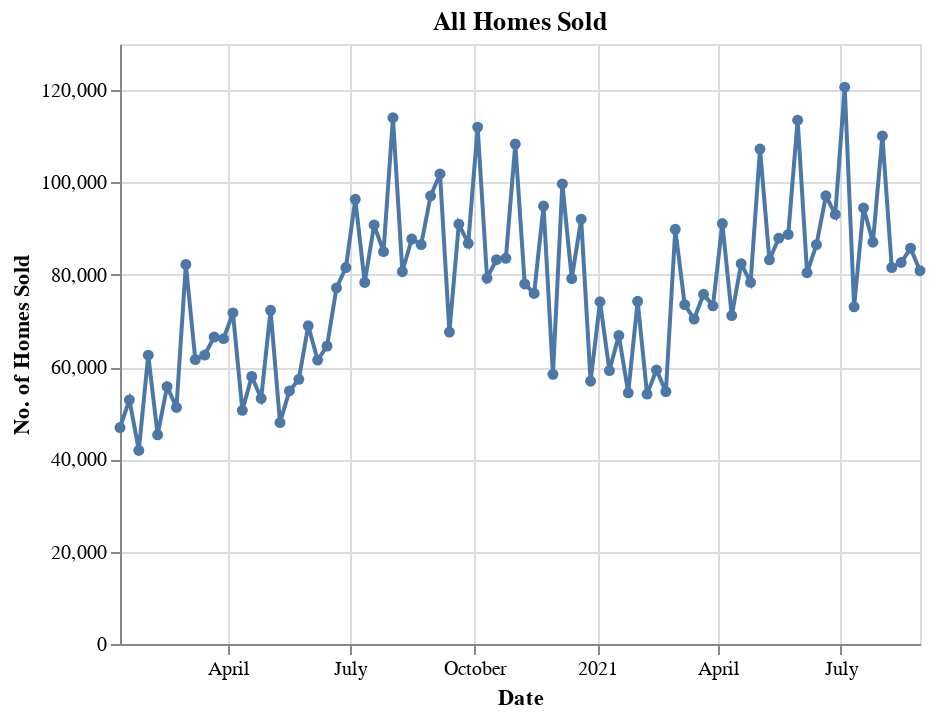

Here is the notebook cell this chart was saved with:
### Markdown cell above
#### Transaction Volumes  
  
The easiest indicator is to look at the number of homes sold since January 2020.

### Code cell
weekly_homes_sold = fidap.sql("""
SELECT period_end, SUM(CAST(total_homes_sold AS FLOAT64)) AS total_homes_sold
FROM fidap-301014.redfin.weekly_housing_market
WHERE duration = '1 weeks'
AND CAST(period_begin AS DATE) > "2019-12-31"
AND region_type = 'county'
GROUP BY period_end
ORDER BY period_end
""")

weekly_homes_sold.period_end = pd.to_datetime(weekly_homes_sold.period_end)

# plotting it
alt.Chart(weekly_homes_sold).mark_line(point = True).encode(
    x = alt.X('period_end', title = "Date"),
    y = alt.Y('total_homes_sold', title = "No. of Homes Sold")
).properties(title = "All Homes Sold")

### Figure 1 — Vega-Lite specification as saved in the notebook (floating-point values rounded to 4 significant figures)
{"config": {"view": {"continuousWidth": 400, "continuousHeight": 300}}, "data": {"name": "data-750ca28cfcf6b2c3beb54767716200f9"}, "mark": {"type": "line", "point": true}, "encoding": {"x": {"type": "temporal", "field": "period_end", "title": "Date"}, "y": {"type": "quantitative", "field": "total_homes_sold", "title": "No. of Homes Sold"}}, "title": "All Homes Sold", "$schema": "https://vega.github.io/schema/vega-lite/v4.8.1.json", "datasets": {"data-750ca28cfcf6b2c3beb54767716200f9": [{"period_end": "2020-01-12T00:00:00", "total_homes_sold": 46906}, {"period_end": "2020-06-21T00:00:00", "total_homes_sold": 77135}, {"period_end": "2020-08-30T00:00:00", "total_homes_sold": 97072}, {"period_end": "2020-08-23T00:00:00", "total_homes_sold": 86546}, {"period_end": "2020-03-29T00:00:00", "total_homes_sold": 66161}, {"period_end": "2020-05-24T00:00:00", "total_homes_sold": 57358}, {"period_end": "2020-07-19T00:00:00", "total_homes_sold": 90786}, {"period_end": "2021-02-14T00:00:00", "total_homes_sold": 59364}, {"period_end": "2020-11-01T00:00:00", "total_homes_sold": 108332}, {"period_end": "2021-05-30T00:00:00", "total_homes_sold": 113493}, {"period_end": "2021-06-20T00:00:00", "total_homes_sold": 97107}, {"period_end": "2021-06-06T00:00:00", "total_homes_sold": 80450}, {"period_end": "2021-02-28T00:00:00", "total_homes_sold": 89842}, {"period_end": "2020-03-01T00:00:00", "total_homes_sold": 82242}, {"period_end": "2021-08-08T00:00:00", "total_homes_sold": 81568}, {"period_end": "2020-10-25T00:00:00", "total_homes_sold": 83576}, {"period_end": "2020-06-28T00:00:00", "total_homes_sold": 81558}, {"period_end": "2020-05-31T00:00:00", "total_homes_sold": 68952}, {"period_end": "2020-11-08T00:00:00", "total_homes_sold": 78016}, {"period_end": "2020-09-06T00:00:00", "total_homes_sold": 101842}, {"period_end": "2021-04-25T00:00:00", "total_homes_sold": 78352}, {"period_end": "2021-05-16T00:00:00", "total_homes_sold": 87918}, {"period_end": "2021-08-29T00:00:00", "total_homes_sold": 80890}, {"period_end": "2021-04-11T00:00:00", "total_homes_sold": 71161}, {"period_end": "2020-09-27T00:00:00", "total_homes_sold": 86819}, {"period_end": "2021-03-14T00:00:00", "total_homes_sold": 70412}, {"period_end": "2020-05-10T00:00:00", "total_homes_sold": 47968}, {"period_end": "2020-10-04T00:00:00", "total_homes_sold": 111991}, {"period_end": "2021-01-03T00:00:00", "total_homes_sold": 74154}, {"period_end": "2020-11-15T00:00:00", "total_homes_sold": 75945}, {"period_end": "2020-02-23T00:00:00", "total_homes_sold": 51254}, {"period_end": "2020-08-09T00:00:00", "total_homes_sold": 80660}, {"period_end": "2021-03-21T00:00:00", "total_homes_sold": 75769}, {"period_end": "2020-12-20T00:00:00", "total_homes_sold": 92043}, {"period_end": "2021-01-17T00:00:00", "total_homes_sold": 66867}, {"period_end": "2021-07-18T00:00:00", "total_homes_sold": 94493}, {"period_end": "2020-11-22T00:00:00", "total_homes_sold": 94893}, {"period_end": "2021-02-21T00:00:00", "total_homes_sold": 54682}, {"period_end": "2021-05-23T00:00:00", "total_homes_sold": 88729}, {"period_end": "2020-05-03T00:00:00", "total_homes_sold": 72302}, {"period_end": "2020-04-19T00:00:00", "total_homes_sold": 57970}, {"period_end": "2020-12-27T00:00:00", "total_homes_sold": 56950}, {"period_end": "2021-08-01T00:00:00", "total_homes_sold": 110082}, {"period_end": "2020-09-20T00:00:00", "total_homes_sold": 90973}, {"period_end": "2020-04-12T00:00:00", "total_homes_sold": 50623}, {"period_end": "2020-02-16T00:00:00", "total_homes_sold": 55760}, {"period_end": "2021-01-24T00:00:00", "total_homes_sold": 54435}, {"period_end": "2021-03-28T00:00:00", "total_homes_sold": 73265}, {"period_end": "2020-11-29T00:00:00", "total_homes_sold": 58428}, {"period_end": "2021-02-07T00:00:00", "total_homes_sold": 54143}, {"period_end": "2021-07-11T00:00:00", "total_homes_sold": 73047}, {"period_end": "2021-04-04T00:00:00", "total_homes_sold": 91102}, {"period_end": "2021-05-02T00:00:00", "total_homes_sold": 107242}, {"period_end": "2020-03-08T00:00:00", "total_homes_sold": 61625}, {"period_end": "2020-01-26T00:00:00", "total_homes_sold": 41945}, {"period_end": "2020-09-13T00:00:00", "total_homes_sold": 67598}, {"period_end": "2021-08-22T00:00:00", "total_homes_sold": 85762}, {"period_end": "2021-05-09T00:00:00", "total_homes_sold": 83242}, {"period_end": "2020-01-19T00:00:00", "total_homes_sold": 52894}, {"period_end": "2020-02-02T00:00:00", "total_homes_sold": 62569}, {"period_end": "2020-07-12T00:00:00", "total_homes_sold": 78331}, {"period_end": "2020-12-06T00:00:00", "total_homes_sold": 99671}, {"period_end": "2020-04-05T00:00:00", "total_homes_sold": 71730}, {"period_end": "2020-08-16T00:00:00", "total_homes_sold": 87735}, {"period_end": "2020-10-11T00:00:00", "total_homes_sold": 79259}, {"period_end": "2021-07-04T00:00:00", "total_homes_sold": 120651}, {"period_end": "2020-08-02T00:00:00", "total_homes_sold": 114032}, {"period_end": "2021-04-18T00:00:00", "total_homes_sold": 82404}, {"period_end": "2020-07-26T00:00:00", "total_homes_sold": 85016}, {"period_end": "2020-05-17T00:00:00", "total_homes_sold": 54832}, {"period_end": "2020-03-22T00:00:00", "total_homes_sold": 66502}, {"period_end": "2020-04-26T00:00:00", "total_homes_sold": 53209}, {"period_end": "2020-10-18T00:00:00", "total_homes_sold": 83264}, {"period_end": "2020-03-15T00:00:00", "total_homes_sold": 62609}, {"period_end": "2021-07-25T00:00:00", "total_homes_sold": 87051}, {"period_end": "2021-08-15T00:00:00", "total_homes_sold": 82658}, {"period_end": "2020-07-05T00:00:00", "total_homes_sold": 96362}, {"period_end": "2020-12-13T00:00:00", "total_homes_sold": 79180}, {"period_end": "2021-01-10T00:00:00", "total_homes_sold": 59236}, {"period_end": "2020-06-14T00:00:00", "total_homes_sold": 64556}, {"period_end": "2021-06-27T00:00:00", "total_homes_sold": 93081}, {"period_end": "2020-02-09T00:00:00", "total_homes_sold": 45334}, {"period_end": "2021-01-31T00:00:00", "total_homes_sold": 74262}, {"period_end": "2021-03-07T00:00:00", "total_homes_sold": 73514}, {"period_end": "2021-06-13T00:00:00", "total_homes_sold": 86522}, {"period_end": "2020-06-07T00:00:00", "total_homes_sold": 61528}]}}
